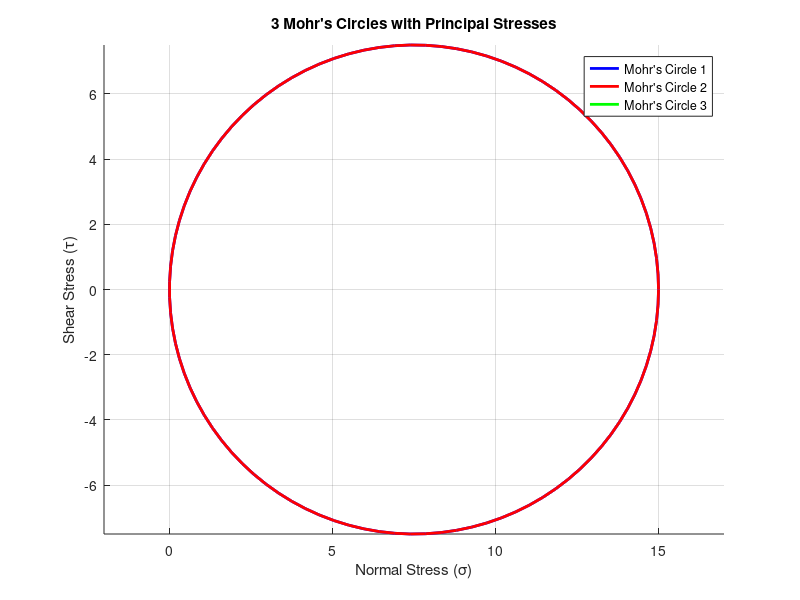

Source code (MATLAB):
clc;
% Prompt the user for input or use saved tensor stresses
use_saved_stresses = input('Do you want to use saved tensor stresses? (y/n): ', 's');

if strcmpi(use_saved_stresses, 'y') % Stromboloi
    % Given stress tensor components

else
    % Prompt the user for tensor stresses
    sigma_x = input('Enter sigma_x: ');
    sigma_y = input('Enter sigma_y: ');
    sigma_z = input('Enter sigma_z: ');
    tau_xy = input('Enter tau_xy: ');
    tau_xz = input('Enter tau_xz: ');
    tau_yz = input('Enter tau_yz: ');
end

% Create the stress tensor
S = [sigma_x, tau_xy, tau_xz;
    tau_xy, sigma_y, tau_yz;
    tau_xz, tau_yz, sigma_z];

% Calculate the eigenvalues (principal stresses)
principal_stresses = eig(S);

% Calculate the radii and centers of the Mohr's circles
R1 = 0.5 * (principal_stresses(3) - principal_stresses(2));
R2 = 0.5 * (principal_stresses(3) - principal_stresses(1));
R3 = 0.5 * (principal_stresses(2) - principal_stresses(1));
center1 = [(principal_stresses(3) + principal_stresses(2)) / 2, 0];
center2 = [(principal_stresses(3) + principal_stresses(1)) / 2, 0];
center3 = [(principal_stresses(2) + principal_stresses(1)) / 2, 0];

% Create the 2D plot
figure;
hold on;

% Plot the first Mohr's circle
theta1 = linspace(0, 2 * pi, 100);
X1 = R1 * cos(theta1) + center1(1);
Y1 = R1 * sin(theta1) + center1(2);
plot(X1, Y1, 'b', 'LineWidth', 2);

% Plot the second Mohr's circle
theta2 = linspace(0, 2 * pi, 100);
X2 = R2 * cos(theta2) + center2(1);
Y2 = R2 * sin(theta2) + center2(2);
plot(X2, Y2, 'r', 'LineWidth', 2);

% Plot the third Mohr's circle
theta3 = linspace(0, 2 * pi, 100);
X3 = R3 * cos(theta3) + center3(1);
Y3 = R3 * sin(theta3) + center3(2);
plot(X3, Y3, 'g', 'LineWidth', 2);

title('3 Mohr''s Circles with Principal Stresses');
xlabel('Normal Stress (\sigma)');
ylabel('Shear Stress (\tau)');

grid on;
axis equal;
legend('Mohr''s Circle 1', 'Mohr''s Circle 2', 'Mohr''s Circle 3');

% Display the principal stresses in the terminal with σ symbol
disp('Principal Stresses:');
disp(['σ1 = ', num2str(principal_stresses(3))]);
disp(['σ2 = ', num2str(principal_stresses(2))]);
disp(['σ3 = ', num2str(principal_stresses(1))]);
disp(['τ1/2 = ', num2str(R3)]);
disp(['τ1/3 = ', num2str(R2)]);
disp(['τ2/3 = ', num2str(R1)]);
% Von Mises stress calculation
sigma_vm = sqrt(0.5 * ((principal_stresses(1) - principal_stresses(2))^2 + (principal_stresses(2) - principal_stresses(3))^2 + (principal_stresses(3) - principal_stresses(1))^2));

% Tresca stress calculation
tau_max = 0.5 * max([abs(principal_stresses(1) - principal_stresses(2)), 
                    abs(principal_stresses(2) - principal_stresses(3)), 
                    abs(principal_stresses(3) - principal_stresses(1))]);

disp(['Von Mises Stress = ', num2str(sigma_vm)]);
disp(['Maximum Shear Stress (Tresca) = ', num2str(tau_max)]);

% Check for stress failure
check_failure = input('Do you want to check for stress failure? (y/n): ', 's');
if strcmpi(check_failure, 'y')
    Sy = input('Enter yield stress: ');
    
    safety_factor_vm = Sy / sigma_vm;
    safety_factor_tresca = Sy / (2 * tau_max);
    
    disp(['Safety Factor (Von Mises) = ', num2str(safety_factor_vm)]);
    disp(['Safety Factor (Tresca) = ', num2str(safety_factor_tresca)]);
    
    if sigma_vm > Sy
        disp('Material will fail according to Von Mises criterion.');
    else
        disp('Material is safe according to Von Mises criterion.');
    end
    
    if tau_max > Sy/2
        disp('Material will fail according to Tresca criterion.');
    else
        disp('Material is safe according to Tresca criterion.');
    end
end